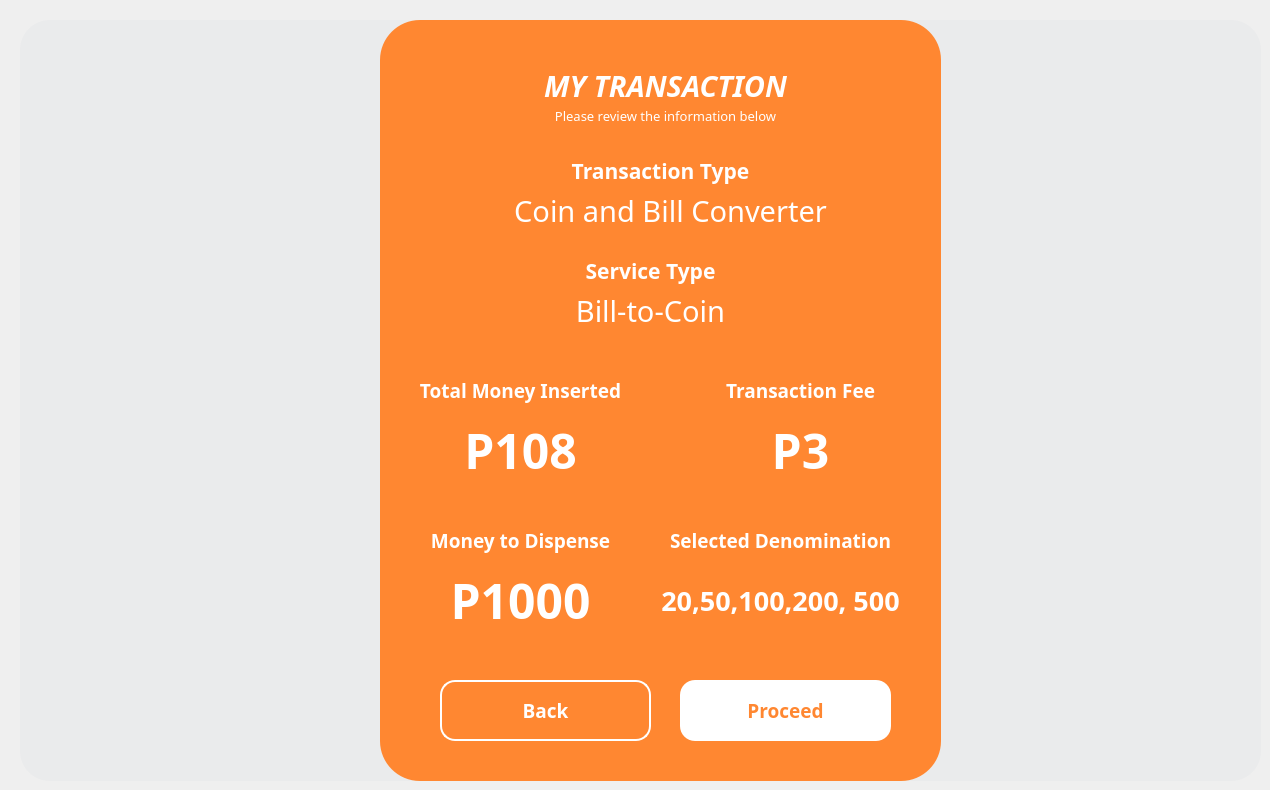
  <widget class="QWidget" name="summary">
   <widget class="QFrame" name="summary_1">
    <property name="enabled">
     <bool>true</bool>
    </property>
    <property name="geometry">
     <rect>
      <x>20</x>
      <y>20</y>
      <width>1241</width>
      <height>761</height>
     </rect>
    </property>
    <property name="font">
     <font>
      <pointsize>9</pointsize>
     </font>
    </property>
    <property name="styleSheet">
     <string notr="true">QFrame {
    background-color: #eaebec;
	border-radius: 30px;
}
</string>
    </property>
    <property name="frameShape">
     <enum>QFrame::NoFrame</enum>
    </property>
    <widget class="QToolButton" name="type_foreignBtn_10">
     <property name="geometry">
      <rect>
       <x>360</x>
       <y>0</y>
       <width>561</width>
       <height>761</height>
      </rect>
     </property>
     <property name="font">
      <font>
       <family>Montserrat</family>
       <pointsize>16</pointsize>
       <weight>75</weight>
       <bold>true</bold>
      </font>
     </property>
     <property name="cursor">
      <cursorShape>ArrowCursor</cursorShape>
     </property>
     <property name="styleSheet">
      <string notr="true">QToolButton {
    background-color: #ff8731;
    color: white;
    border: none;
    border-radius: 40px;
    padding-top:30px;
    text-align: center;
}

</string>
     </property>
     <property name="text">
      <string/>
     </property>
     <property name="iconSize">
      <size>
       <width>200</width>
       <height>200</height>
      </size>
     </property>
     <property name="checkable">
      <bool>false</bool>
     </property>
     <property name="popupMode">
      <enum>QToolButton::DelayedPopup</enum>
     </property>
     <property name="toolButtonStyle">
      <enum>Qt::ToolButtonIconOnly</enum>
     </property>
    </widget>
    <widget class="QToolButton" name="cb_summary_proceed">
     <property name="geometry">
      <rect>
       <x>660</x>
       <y>660</y>
       <width>211</width>
       <height>61</height>
      </rect>
     </property>
     <property name="font">
      <font>
       <family>Montserrat</family>
       <pointsize>14</pointsize>
       <weight>75</weight>
       <bold>true</bold>
      </font>
     </property>
     <property name="cursor">
      <cursorShape>PointingHandCursor</cursorShape>
     </property>
     <property name="styleSheet">
      <string notr="true">QToolButton {
    background-color: white;
    color: #ff8731;
    border: none;
    border-radius: 15px;
    text-align: center;
}

QToolButton:hover {
    background-color: #FFC499;  /* light gray */
	border: 2px solid #FFC499;
}

QToolButton:pressed {
    background-color: #F56600;
	color: white;
    padding-top: 10px;  /* simulate press-in */
    padding-bottom: 15px;
 
}

</string>
     </property>
     <property name="text">
      <string>Proceed</string>
     </property>
     <property name="iconSize">
      <size>
       <width>200</width>
       <height>200</height>
      </size>
     </property>
     <property name="checkable">
      <bool>false</bool>
     </property>
     <property name="popupMode">
      <enum>QToolButton::DelayedPopup</enum>
     </property>
     <property name="toolButtonStyle">
      <enum>Qt::ToolButtonIconOnly</enum>
     </property>
    </widget>
    <widget class="QLabel" name="label_180">
     <property name="geometry">
      <rect>
       <x>470</x>
       <y>40</y>
       <width>351</width>
       <height>51</height>
      </rect>
     </property>
     <property name="font">
      <font>
       <family>Montserrat</family>
       <pointsize>22</pointsize>
       <weight>75</weight>
       <italic>true</italic>
       <bold>true</bold>
      </font>
     </property>
     <property name="layoutDirection">
      <enum>Qt::LeftToRight</enum>
     </property>
     <property name="styleSheet">
      <string notr="true">QLabel {
    color: white;
	background-color: transparent;
}
</string>
     </property>
     <property name="text">
      <string>MY TRANSACTION</string>
     </property>
     <property name="alignment">
      <set>Qt::AlignCenter</set>
     </property>
    </widget>
    <widget class="QLabel" name="cb_dashboard_selected_2">
     <property name="geometry">
      <rect>
       <x>510</x>
       <y>110</y>
       <width>261</width>
       <height>81</height>
      </rect>
     </property>
     <property name="font">
      <font>
       <family>Montserrat</family>
       <pointsize>16</pointsize>
       <weight>75</weight>
       <bold>true</bold>
      </font>
     </property>
     <property name="layoutDirection">
      <enum>Qt::LeftToRight</enum>
     </property>
     <property name="styleSheet">
      <string notr="true">QLabel {
    color: white;
	background-color: transparent;
}
</string>
     </property>
     <property name="text">
      <string>Transaction Type</string>
     </property>
     <property name="alignment">
      <set>Qt::AlignCenter</set>
     </property>
    </widget>
    <widget class="QLabel" name="cb_summary_totalMoney">
     <property name="geometry">
      <rect>
       <x>410</x>
       <y>390</y>
       <width>181</width>
       <height>81</height>
      </rect>
     </property>
     <property name="font">
      <font>
       <family>Montserrat</family>
       <pointsize>36</pointsize>
       <weight>75</weight>
       <bold>true</bold>
      </font>
     </property>
     <property name="layoutDirection">
      <enum>Qt::LeftToRight</enum>
     </property>
     <property name="styleSheet">
      <string notr="true">QLabel {
    color: white;
	background-color: transparent;
}
</string>
     </property>
     <property name="text">
      <string>P108</string>
     </property>
     <property name="alignment">
      <set>Qt::AlignCenter</set>
     </property>
    </widget>
    <widget class="QLabel" name="label_181">
     <property name="geometry">
      <rect>
       <x>480</x>
       <y>70</y>
       <width>331</width>
       <height>51</height>
      </rect>
     </property>
     <property name="font">
      <font>
       <family>Montserrat</family>
       <pointsize>10</pointsize>
       <weight>50</weight>
       <bold>false</bold>
      </font>
     </property>
     <property name="layoutDirection">
      <enum>Qt::LeftToRight</enum>
     </property>
     <property name="styleSheet">
      <string notr="true">QLabel {
    color: white;
	background-color: transparent;
}
</string>
     </property>
     <property name="text">
      <string>Please review the information below</string>
     </property>
     <property name="alignment">
      <set>Qt::AlignCenter</set>
     </property>
    </widget>
    <widget class="Line" name="line_29">
     <property name="geometry">
      <rect>
       <x>40</x>
       <y>530</y>
       <width>281</width>
       <height>5</height>
      </rect>
     </property>
     <property name="orientation">
      <enum>Qt::Vertical</enum>
     </property>
    </widget>
    <widget class="QLabel" name="cb_summary_transactionType">
     <property name="geometry">
      <rect>
       <x>420</x>
       <y>150</y>
       <width>461</width>
       <height>81</height>
      </rect>
     </property>
     <property name="font">
      <font>
       <family>Montserrat</family>
       <pointsize>22</pointsize>
       <weight>50</weight>
       <italic>false</italic>
       <bold>false</bold>
      </font>
     </property>
     <property name="layoutDirection">
      <enum>Qt::LeftToRight</enum>
     </property>
     <property name="styleSheet">
      <string notr="true">QLabel {
    color: white;
	background-color: transparent;
}
</string>
     </property>
     <property name="text">
      <string>Coin and Bill Converter</string>
     </property>
     <property name="alignment">
      <set>Qt::AlignCenter</set>
     </property>
    </widget>
    <widget class="QLabel" name="cb_dashboard_selected_4">
     <property name="geometry">
      <rect>
       <x>500</x>
       <y>210</y>
       <width>261</width>
       <height>81</height>
      </rect>
     </property>
     <property name="font">
      <font>
       <family>Montserrat</family>
       <pointsize>16</pointsize>
       <weight>75</weight>
       <bold>true</bold>
      </font>
     </property>
     <property name="layoutDirection">
      <enum>Qt::LeftToRight</enum>
     </property>
     <property name="styleSheet">
      <string notr="true">QLabel {
    color: white;
	background-color: transparent;
}
</string>
     </property>
     <property name="text">
      <string>Service Type</string>
     </property>
     <property name="alignment">
      <set>Qt::AlignCenter</set>
     </property>
    </widget>
    <widget class="QLabel" name="cb_summary_serviceType">
     <property name="geometry">
      <rect>
       <x>400</x>
       <y>250</y>
       <width>461</width>
       <height>81</height>
      </rect>
     </property>
     <property name="font">
      <font>
       <family>Montserrat</family>
       <pointsize>22</pointsize>
       <weight>50</weight>
       <italic>false</italic>
       <bold>false</bold>
      </font>
     </property>
     <property name="layoutDirection">
      <enum>Qt::LeftToRight</enum>
     </property>
     <property name="styleSheet">
      <string notr="true">QLabel {
    color: white;
	background-color: transparent;
}
</string>
     </property>
     <property name="text">
      <string>Bill-to-Coin</string>
     </property>
     <property name="alignment">
      <set>Qt::AlignCenter</set>
     </property>
    </widget>
    <widget class="QLabel" name="cb_dashboard_selected_6">
     <property name="geometry">
      <rect>
       <x>370</x>
       <y>330</y>
       <width>261</width>
       <height>81</height>
      </rect>
     </property>
     <property name="font">
      <font>
       <family>Montserrat</family>
       <pointsize>14</pointsize>
       <weight>75</weight>
       <bold>true</bold>
      </font>
     </property>
     <property name="layoutDirection">
      <enum>Qt::LeftToRight</enum>
     </property>
     <property name="styleSheet">
      <string notr="true">QLabel {
    color: white;
	background-color: transparent;
}
</string>
     </property>
     <property name="text">
      <string>Total Money Inserted</string>
     </property>
     <property name="alignment">
      <set>Qt::AlignCenter</set>
     </property>
    </widget>
    <widget class="QLabel" name="cb_dashboard_selected_7">
     <property name="geometry">
      <rect>
       <x>670</x>
       <y>330</y>
       <width>221</width>
       <height>81</height>
      </rect>
     </property>
     <property name="font">
      <font>
       <family>Montserrat</family>
       <pointsize>14</pointsize>
       <weight>75</weight>
       <bold>true</bold>
      </font>
     </property>
     <property name="layoutDirection">
      <enum>Qt::LeftToRight</enum>
     </property>
     <property name="styleSheet">
      <string notr="true">QLabel {
    color: white;
	background-color: transparent;
}
</string>
     </property>
     <property name="text">
      <string>Transaction Fee</string>
     </property>
     <property name="alignment">
      <set>Qt::AlignCenter</set>
     </property>
    </widget>
    <widget class="QLabel" name="cb_dashboard_selected_8">
     <property name="geometry">
      <rect>
       <x>370</x>
       <y>480</y>
       <width>261</width>
       <height>81</height>
      </rect>
     </property>
     <property name="font">
      <font>
       <family>Montserrat</family>
       <pointsize>14</pointsize>
       <weight>75</weight>
       <bold>true</bold>
      </font>
     </property>
     <property name="layoutDirection">
      <enum>Qt::LeftToRight</enum>
     </property>
     <property name="styleSheet">
      <string notr="true">QLabel {
    color: white;
	background-color: transparent;
}
</string>
     </property>
     <property name="text">
      <string>Money to Dispense</string>
     </property>
     <property name="alignment">
      <set>Qt::AlignCenter</set>
     </property>
    </widget>
    <widget class="QLabel" name="cb_dashboard_selected_9">
     <property name="geometry">
      <rect>
       <x>620</x>
       <y>480</y>
       <width>281</width>
       <height>81</height>
      </rect>
     </property>
     <property name="font">
      <font>
       <family>Montserrat</family>
       <pointsize>14</pointsize>
       <weight>75</weight>
       <bold>true</bold>
      </font>
     </property>
     <property name="layoutDirection">
      <enum>Qt::LeftToRight</enum>
     </property>
     <property name="styleSheet">
      <string notr="true">QLabel {
    color: white;
	background-color: transparent;
}
</string>
     </property>
     <property name="text">
      <string>Selected Denomination</string>
     </property>
     <property name="alignment">
      <set>Qt::AlignCenter</set>
     </property>
    </widget>
    <widget class="QLabel" name="cb_summary_transactionFee">
     <property name="geometry">
      <rect>
       <x>690</x>
       <y>390</y>
       <width>181</width>
       <height>81</height>
      </rect>
     </property>
     <property name="font">
      <font>
       <family>Montserrat</family>
       <pointsize>36</pointsize>
       <weight>75</weight>
       <bold>true</bold>
      </font>
     </property>
     <property name="layoutDirection">
      <enum>Qt::LeftToRight</enum>
     </property>
     <property name="styleSheet">
      <string notr="true">QLabel {
    color: white;
	background-color: transparent;
}
</string>
     </property>
     <property name="text">
      <string>P3</string>
     </property>
     <property name="alignment">
      <set>Qt::AlignCenter</set>
     </property>
    </widget>
    <widget class="QLabel" name="cb_summary_moneyDispense">
     <property name="geometry">
      <rect>
       <x>410</x>
       <y>540</y>
       <width>181</width>
       <height>81</height>
      </rect>
     </property>
     <property name="font">
      <font>
       <family>Montserrat</family>
       <pointsize>36</pointsize>
       <weight>75</weight>
       <bold>true</bold>
      </font>
     </property>
     <property name="layoutDirection">
      <enum>Qt::LeftToRight</enum>
     </property>
     <property name="styleSheet">
      <string notr="true">QLabel {
    color: white;
	background-color: transparent;
}
</string>
     </property>
     <property name="text">
      <string>P1000</string>
     </property>
     <property name="alignment">
      <set>Qt::AlignCenter</set>
     </property>
    </widget>
    <widget class="QLabel" name="cb_summary_denomination">
     <property name="geometry">
      <rect>
       <x>600</x>
       <y>540</y>
       <width>321</width>
       <height>81</height>
      </rect>
     </property>
     <property name="font">
      <font>
       <family>Montserrat</family>
       <pointsize>20</pointsize>
       <weight>75</weight>
       <bold>true</bold>
      </font>
     </property>
     <property name="layoutDirection">
      <enum>Qt::LeftToRight</enum>
     </property>
     <property name="styleSheet">
      <string notr="true">QLabel {
    color: white;
	background-color: transparent;
}
</string>
     </property>
     <property name="text">
      <string>20,50,100,200, 500</string>
     </property>
     <property name="alignment">
      <set>Qt::AlignCenter</set>
     </property>
    </widget>
    <widget class="QToolButton" name="cb_summary_back">
     <property name="geometry">
      <rect>
       <x>420</x>
       <y>660</y>
       <width>211</width>
       <height>61</height>
      </rect>
     </property>
     <property name="font">
      <font>
       <family>Montserrat</family>
       <pointsize>14</pointsize>
       <weight>75</weight>
       <bold>true</bold>
      </font>
     </property>
     <property name="cursor">
      <cursorShape>PointingHandCursor</cursorShape>
     </property>
     <property name="styleSheet">
      <string notr="true">QToolButton {
    background-color: transparent;
    color: white;
    border: 2px solid white;
    border-radius: 15px;

    text-align: center;
}


QToolButton:hover {
    background-color: #FFC499;  /* light gray */
	border: 2px solid #FFC499;
}

QToolButton:pressed {
    background-color: #F56600;
	color: white;
    padding-top: 10px;  /* simulate press-in */
    padding-bottom: 15px;
 
}</string>
     </property>
     <property name="text">
      <string>Back</string>
     </property>
     <property name="iconSize">
      <size>
       <width>200</width>
       <height>200</height>
      </size>
     </property>
     <property name="checkable">
      <bool>false</bool>
     </property>
     <property name="popupMode">
      <enum>QToolButton::DelayedPopup</enum>
     </property>
     <property name="toolButtonStyle">
      <enum>Qt::ToolButtonIconOnly</enum>
     </property>
    </widget>
   </widget>
  </widget>
